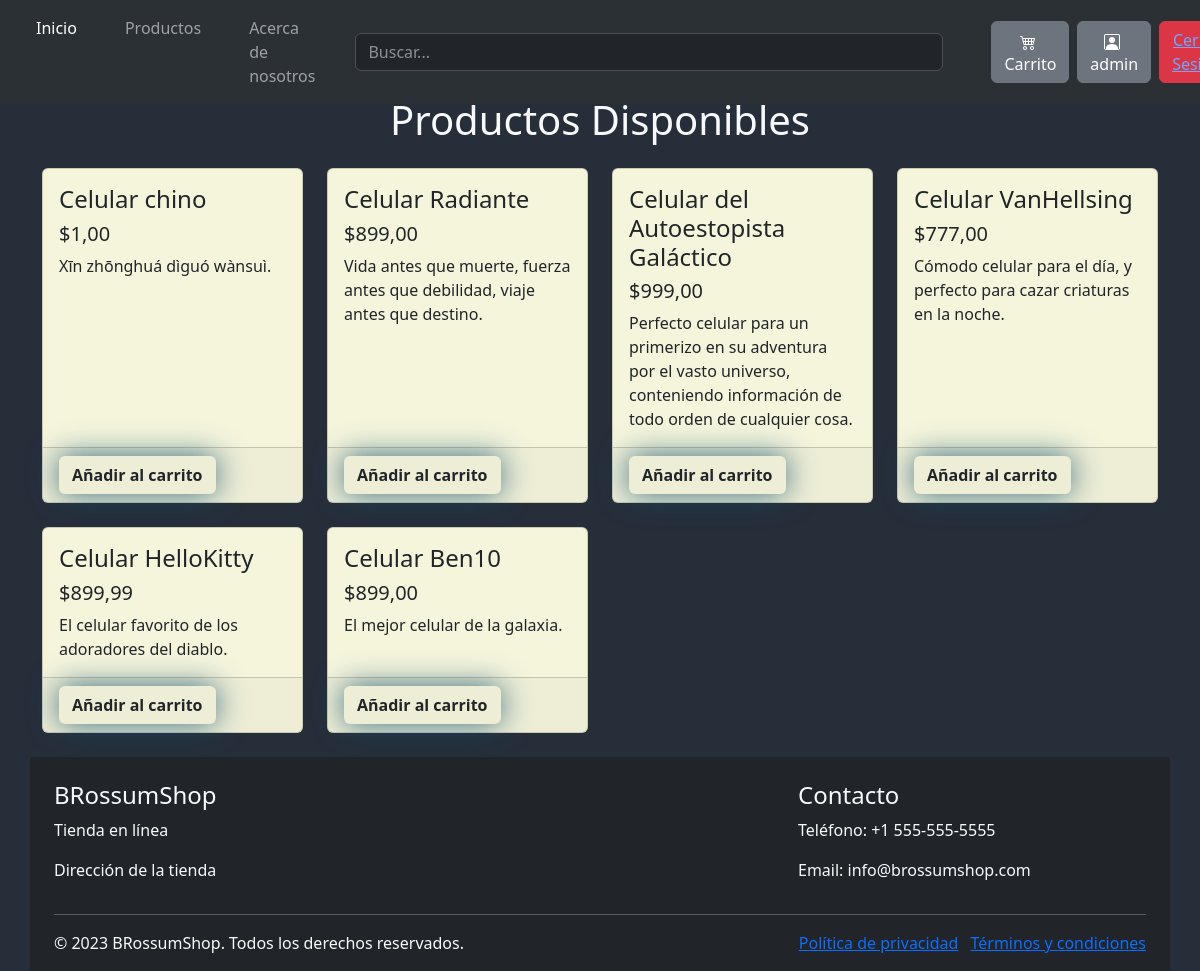
The app's page /producto/ (signed in) with its own data.
### tienda/models.py (models this page shows, shortened)
class Producto(models.Model):
    nombre = models.CharField(max_length=200, null=False, verbose_name='Nombre')
    imagen = models.CharField(max_length=500, null=False, verbose_name='Imagen')
    precio = models.DecimalField( null=False, max_digits=10, decimal_places=2, verbose_name='Precio' )
    descripcion = models.CharField(max_length=1000, default='Descripción predeterminada', verbose_name='Descripcion')
    stock = models.IntegerField(null=False, verbose_name='Stock')

### tienda/views.py (the view)
# urls.py: path('producto/', views.producto, name="producto"),
def producto(request):
    product = Producto.objects.all()
    context = {"product": product}
    return render(request, 'tienda/producto.html', context)

### tienda/templates/tienda/producto.html (shortened to what this page needs)
{% extends 'tienda/base.html' %}
{% load static %}
{% block css %}
<link rel="stylesheet" href="{% static 'tienda/'%}css/style_producto.css" />
{% endblock css %}
{% block contenido %}
<div class="container mt-4">
  <h1 class="text-center text-light pt-5">Productos Disponibles</h1>
  <div class="row mt-4">
    {% for p in product %}
    <div class="col-lg-3 col-md-6 mb-4">
      <div class="card h-100">
        <div class="card-body">
          <h4 class="card-title">{{p.nombre}}</h4>
          <h5>${{p.precio}}</h5>
          <p class="card-text">{{p.descripcion}}.</p>
        </div>
        <div class="card-footer">
          <a href="{% url 'agregar_carrito' p.id %}" class="btn btn-block Agregar">Añadir al carrito</a>
        </div>
      </div>
    </div>
    {% endfor %}
    {% endblock contenido %}

### tienda/templates/tienda/base.html (shortened to what this page needs)
<!doctype html>
<html lang="en">
<head>
    {% load static %}
    {% block css %}
    {% endblock css %}
    <link href="https://cdn.jsdelivr.net/npm/bootstrap@5.3.0/dist/css/bootstrap.min.css" rel="stylesheet"
>
</head>
<body id="bo">
    <nav class="navbar navbar-expand-lg bg-body-tertiary fixed-top" data-bs-theme="dark">
        <div class="container-fluid">
            <div class="offcanvas offcanvas-start" tabindex="-1" id="offcanvasNavbar"
                aria-labelledby="offcanvasNavbarLabel">
                <div class="offcanvas-body">
                    <ul class="navbar-nav justify-content-start flex-grow-1 pe-3">
                        <li class="nav-item px-3">
                            <a class="nav-link active" aria-current="page" href="{% url 'index' %}">Inicio</a>
                        </li>
                        <li class="nav-item px-3">
                            <a class="nav-link" href="{% url 'producto' %}">Productos</a>
                        </li>
                        <li class="nav-item px-3">
                            <a class="nav-link" href="{% url 'acercade' %}">Acerca de nosotros</a>
                        </li>
                    </ul>
                </div>
            </div>
            <form class="col-6 me-md-5" role="search">
                <input type="search" class="form-control form-control-dark" placeholder="Buscar..." aria-label="Buscar">
            </form>
            <a href="{% url 'carrito' %}">
                <button type="button" class="btn btn-secondary me-md-2">
                    <p class=" d-none d-sm-block">Carrito</p>
                </button>
            </a>
            {% if request.user.is_authenticated %}
                <a href="{% url 'perfil' %}">
                    <button type="button" class="btn btn-secondary me-md-2">
                        <p class=" d-none d-sm-block">{{user.username}}</p>
                    </button>
                </a>
                <button type="button" class="btn btn-danger"><a href="{% url 'exit' %}">Cerrar Sesion</a></button>
            {% endif %}
        </div>
    </nav>
    <br>
    {% block contenido %}
    {% endblock %}
    <footer class="bg-dark text-light">
        <div class="container">
            <div class="row">
                <div class="col-md-4 mt-4">
                    <h4>BRossumShop</h4>
                    <p>Tienda en línea</p>
                    <p>Dirección de la tienda</p>
                </div>
                <div class="col-md-4 mt-4">
                </div>
                <div class="col-md-4 mt-4">
                    <h4>Contacto</h4>
                    <p>Teléfono: +1 555-555-5555</p>
                    <p>Email: info@brossumshop.com</p>
                </div>
            </div>
            <hr>
            <div class="row">
                <div class="col-sm-6">
                    <p>&copy; 2023 BRossumShop. Todos los derechos reservados.</p>
                </div>
                <div class="col-sm-6 text-end">
                    <ul class="list-inline">
                        <li class="list-inline-item"><a href="#">Política de privacidad</a></li>
                        <li class="list-inline-item"><a href="#">Términos y condiciones</a></li>
                    </ul>
                </div>
            </div>
        </div>
    </footer>
</body>
</html>

### tienda/static/tienda/css/style_producto.css (style rules this page uses)
body { background: #262e3a !important; }
.btn { display: flex; align-items: center; }
.btn svg { margin-right: 5px; }
.btn p { margin: 0; }
div.card { background-color: beige; }
.Agregar { background: #048ce7; padding: 10px; font-size: 16px; font-weight: 700!important; color: white; box-shadow: 0 0 30px rgba(23, 85, 114, 0.836); transition: 0.5s ease-in; }

### records on screen
Producto: nombre "Celular chino", precio "1,00", descripcion "Xīn zhōnghuá dìguó wànsuì"
Producto: nombre "Celular Radiante", precio "899,00", descripcion "Vida antes que muerte, fuerza antes que debilidad, viaje antes que destino"
Producto: nombre "Celular del Autoestopista Galáctico", precio "999,00", descripcion "Perfecto celular para un primerizo en su adventura por el vasto universo, conteniendo información de todo orden de cualquier cosa"
Producto: nombre "Celular VanHellsing", precio "777,00", descripcion "Cómodo celular para el día, y perfecto para cazar criaturas en la noche"
Producto: nombre "Celular HelloKitty", precio "899,99", descripcion "El celular favorito de los adoradores del diablo"
Producto: nombre "Celular Ben10", precio "899,00", descripcion "El mejor celular de la galaxia"

### other values on screen
{{ user.username }} "admin"
